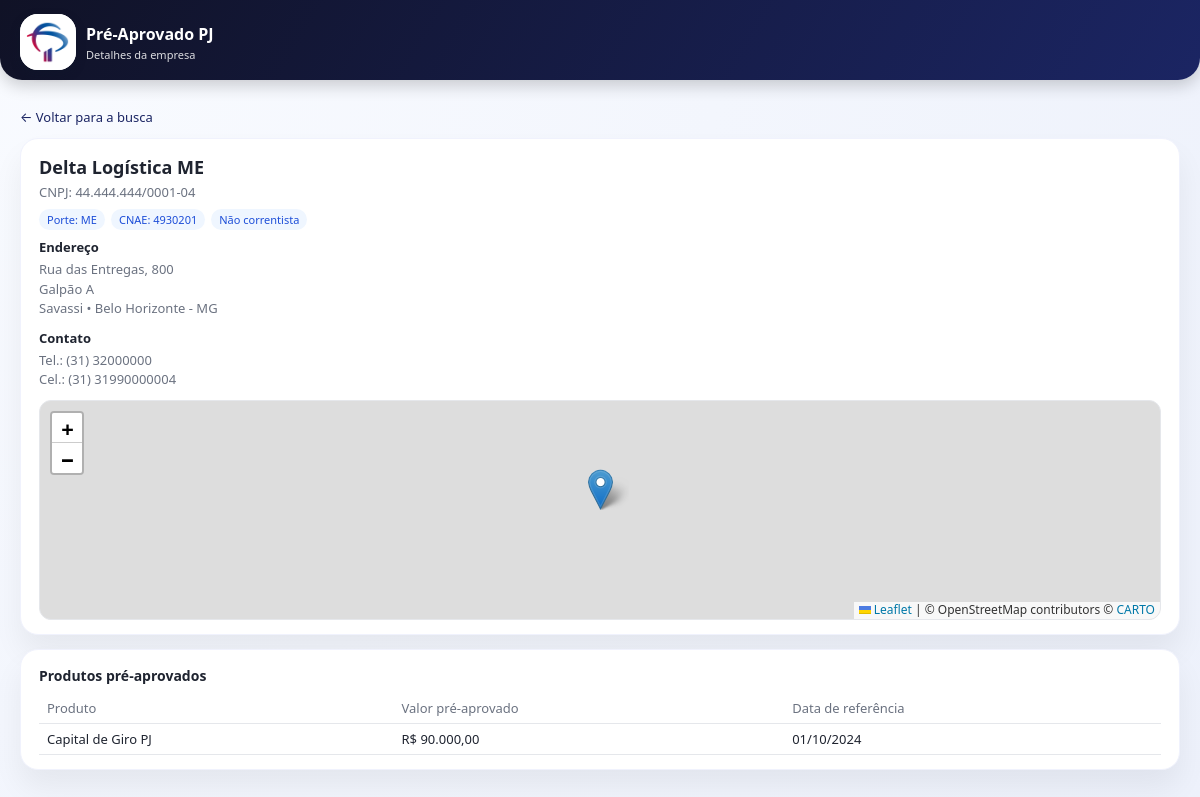
The page /detalhes.php?cnpj=44444444000104 on the database its author committed.
### tables this page shows
CREATE TABLE `d_empresas` (
  `cnpj` char(14) NOT NULL,
  `razao_social` varchar(200) NOT NULL,
  `porte` varchar(50) NOT NULL,
  `estado` char(2) DEFAULT NULL,
  `cidade` varchar(120) DEFAULT NULL,
  `bairro` varchar(120) DEFAULT NULL,
  `cod_cnae` varchar(10) DEFAULT NULL,
  `cnae` varchar(255) DEFAULT NULL,
  `rua` varchar(200) DEFAULT NULL,
  `numero` varchar(20) DEFAULT NULL,
  `complemento` varchar(100) DEFAULT NULL,
  `DDD` varchar(20) DEFAULT NULL,
  `telefone` varchar(20) DEFAULT NULL,
  `celular` varchar(20) DEFAULT NULL,
  `latitude` varchar(50) DEFAULT NULL,
  `longitude` varchar(50) DEFAULT NULL,
  `criado_em` datetime NOT NULL DEFAULT CURRENT_TIMESTAMP,
  `atualizado_em` datetime NOT NULL DEFAULT CURRENT_TIMESTAMP ON UPDATE CURRENT_TIMESTAMP,
  `cep` varchar(100) DEFAULT NULL,
  `cd_cnae` int(11) DEFAULT NULL,
  `email` varchar(150) DEFAULT NULL,
  PRIMARY KEY (`cnpj`),
  KEY `idx_empresas_estado_cidade` (`estado`,`cidade`),
  KEY `idx_empresas_razao` (`razao_social`(191)),
  KEY `idx_empresas_uf_cidade_bairro` (`estado`,`cidade`,`bairro`)
);

CREATE TABLE `f_preaprovados` (
  `id` bigint(20) NOT NULL AUTO_INCREMENT,
  `cnpj` char(14) NOT NULL,
  `data_referencia` date NOT NULL,
  `id_produto` int(11) NOT NULL,
  `valor_pre_aprovado` decimal(18,2) NOT NULL,
  `criado_em` datetime NOT NULL DEFAULT CURRENT_TIMESTAMP,
  `atualizado_em` datetime NOT NULL DEFAULT CURRENT_TIMESTAMP ON UPDATE CURRENT_TIMESTAMP,
  `DATA_HOJE` varchar(50) DEFAULT NULL,
  `produto` varchar(50) DEFAULT NULL,
  PRIMARY KEY (`id`),
  UNIQUE KEY `uk_f_pre_empresa_produto_data` (`cnpj`,`id_produto`,`data_referencia`),
  KEY `idx_f_pre_cnpj_data` (`cnpj`,`data_referencia`),
  KEY `idx_f_pre_produto` (`id_produto`),
  KEY `idx_f_preaprovados_cnpj_produto` (`cnpj`,`id_produto`),
  KEY `idx_f_preaprovados_produto_valor` (`id_produto`,`valor_pre_aprovado`),
  KEY `idx_f_preaprovados_produtos` (`cnpj`),
  CONSTRAINT `fk_f_pre_empresa` FOREIGN KEY (`cnpj`) REFERENCES `d_empresas` (`cnpj`),
  CONSTRAINT `fk_f_pre_produto` FOREIGN KEY (`id_produto`) REFERENCES `d_produtos` (`id`)
);

CREATE TABLE `d_produtos` (
  `id` int(11) NOT NULL AUTO_INCREMENT,
  `nome` varchar(150) NOT NULL,
  `ordem` int(11) NOT NULL,
  PRIMARY KEY (`id`)
);

### detalhes.php (the view, shortened to what this page needs)
<?php
$host = 'localhost';
$db   = 'PreAprovados';
$user = 'root';
$pass = '';
$charset = 'utf8mb4';
$mysqli = new mysqli($host, $user, $pass, $db);
$mysqli->set_charset($charset);
$cnpjParam = isset($_GET['cnpj']) ? $_GET['cnpj'] : '';
$cnpjLimpo = preg_replace('/\D/', '', $cnpjParam);
$sqlEmpresa = "
    SELECT
      cnpj,
      razao_social,
      porte,
      estado,
      cidade,
      bairro,
      rua,
      numero,
      complemento,
      ddd,
      celular,
      telefone,
      cod_cnae,
      cnae,
      latitude,
      longitude
    FROM d_empresas
    WHERE REPLACE(cnpj, '.', '') = ? OR cnpj = ?
    LIMIT 1
";
$stmtEmp = $mysqli->prepare($sqlEmpresa);
$stmtEmp->bind_param('ss', $cnpjLimpo, $cnpjLimpo);
$stmtEmp->execute();
$resEmp = $stmtEmp->get_result();
$empresa = $resEmp->fetch_assoc();
$sqlProd = "
    SELECT
      p.nome AS produto_nome,
      f.valor_pre_aprovado,
      f.data_referencia AS data_pre_aprovado
    FROM f_preAprovados f
    JOIN d_produtos p ON p.id = f.id_produto
    WHERE f.cnpj = ?
    ORDER BY p.ordem, p.nome
";
$stmtProd = $mysqli->prepare($sqlProd);
$stmtProd->bind_param('s', $empresa['cnpj']);
$stmtProd->execute();
$resProd = $stmtProd->get_result();
$produtos = [];
while ($row = $resProd->fetch_assoc()) {
    $produtos[] = $row;
}
$latitude  = isset($empresa['latitude']) ? trim($empresa['latitude']) : '';
$longitude = isset($empresa['longitude']) ? trim($empresa['longitude']) : '';
$temCoordenadas = ($latitude !== '' && $longitude !== '');
function formatarCnpj($cnpj) {
    $n = preg_replace('/\D/', '', $cnpj);
    if (strlen($n) === 14) {
        return substr($n,0,2).'.'.substr($n,2,3).'.'.substr($n,5,3).'/'.substr($n,8,4).'-'.substr($n,12,2);
    }
    return $cnpj;
}
function formatarTelefone($ddd, $tel) {
    $ddd = trim($ddd);
    $tel = preg_replace('/\D/', '', $tel);
    if ($ddd !== '') {
        return "($ddd) " . $tel;
    }
    return $tel;
}
function formatarData($data) {
    $ts = strtotime($data);
    return date('d/m/Y', $ts);
}
function formatarMoeda($valor) {
    return 'R$ ' . number_format((float)$valor, 2, ',', '.');
}
?>
<!DOCTYPE html>
<html lang="pt-BR">
<head>
  <link rel="stylesheet" href="style.css" />
  <link
    rel="stylesheet"
    href="https://unpkg.com/leaflet@1.9.4/dist/leaflet.css"
  />
</head>
<body>
  <header class="app-header">
    <div class="app-header-inner">
      <div class="brand">
        <div class="brand-logo">
          <img src="img/icone3.png" alt="Pré-Aprovado PJ" />
        </div>
        <div class="brand-text">
          <div class="brand-title">Pré-Aprovado PJ</div>
          <div class="brand-subtitle">Detalhes da empresa</div>
        </div>
      </div>
    </div>
  </header>
  <main class="app-shell">
    <a href="index.php" class="back-link">← Voltar para a busca</a>
    <section class="card">
      <div class="details-header">
        <div class="details-name">
          <?php echo htmlspecialchars($empresa['razao_social']); ?>
        </div>
        <div class="details-cnpj">
          CNPJ: <?php echo htmlspecialchars(formatarCnpj($empresa['cnpj'])); ?>
        </div>
        <div class="details-tags">
          <?php if (!empty($empresa['porte'])): ?>
            <span class="tag-pill">Porte: <?php echo htmlspecialchars($empresa['porte']); ?></span>
          <?php endif; ?>
          <?php if (!empty($empresa['cod_cnae'])): ?>
            <span class="tag-pill">
              CNAE: <?php echo htmlspecialchars($empresa['cod_cnae']); ?>
            </span>
          <?php endif; ?>
          <span class="tag-pill">Não correntista</span>
        </div>
      </div>
      <div class="details-grid">
        <div>
          <div class="details-block-title">Endereço</div>
          <p class="details-text">
            <?php
              $linha1 = trim(($empresa['rua'] ?? '') . ', ' . ($empresa['numero'] ?? ''));
              $linha2 = trim(($empresa['bairro'] ?? '') . ' • ' . ($empresa['cidade'] ?? '') . ' - ' . ($empresa['estado'] ?? ''));
              if ($linha1 !== '') {
                  echo htmlspecialchars($linha1) . '<br />';
              }
              if (!empty($empresa['complemento'])) {
                  echo htmlspecialchars($empresa['complemento']) . '<br />';
              }
              echo htmlspecialchars($linha2);
            ?>
          </p>
          <div style="margin-top:10px;">
            <div class="details-block-title">Contato</div>
            <p class="details-text">
              <?php
                $tel = formatarTelefone($empresa['ddd'], $empresa['telefone']);
                $cel = formatarTelefone($empresa['ddd'], $empresa['celular']);
                if ($tel !== '') {
                    echo 'Tel.: ' . htmlspecialchars($tel) . '<br />';
                }
                if ($cel !== '') {
                    echo 'Cel.: ' . htmlspecialchars($cel);
                }
              ?>
            </p>
          </div>
        </div>
      </div>
      <?php if ($temCoordenadas): ?>
        <div id="map" class="map-container"></div>
      <?php endif; ?>
    </section>
    <section class="card" style="margin-top:14px;">
      <div class="side-card-title">Produtos pré-aprovados</div>
      <?php if (empty($produtos)): ?>
        <p class="empty-state">
          Nenhum produto pré-aprovado cadastrado para esta empresa.
        </p>
      <?php else: ?>
        <table class="table-produtos">
          <thead>
            <tr>
              <th>Produto</th>
              <th>Valor pré-aprovado</th>
              <th>Data de referência</th>
            </tr>
          </thead>
          <tbody>
            <?php foreach ($produtos as $p): ?>
              <tr>
                <td><?php echo htmlspecialchars($p['produto_nome']); ?></td>
                <td><?php echo htmlspecialchars(formatarMoeda($p['valor_pre_aprovado'])); ?></td>
                <td><?php echo htmlspecialchars(formatarData($p['data_pre_aprovado'])); ?></td>
              </tr>
            <?php endforeach; ?>
          </tbody>
        </table>
      <?php endif; ?>
    </section>
  </main>
</body>
</html>

### style.css (style rules this page uses)
:root { --bradesco-red: #cc092f; --bradesco-red-soft: #ffedf1; --bradesco-dark: #101226; --bradesco-blue: #1b2563; --bradesco-bg: #f3f5fb; --card-bg: #ffffff; --text-main: #1f2430; --text-muted: #6b7280; --border-soft: #e2e4ec; --radius-lg: 18px; --radius-md: 12px; --shadow-soft: 0 18px 30px rgba(0, 0, 0, 0.06); --field-height: 40px; }
* { box-sizing: border-box; margin: 0; padding: 0; font-family: system-ui, -apple-system, BlinkMacSystemFont, "Segoe UI", sans-serif; }
body { background: radial-gradient(circle at top left, #f9fbff, #edf1fb); color: var(--text-main); min-height: 100vh; }
.app-shell { max-width: 1280px; margin: 0 auto; padding: 12px 20px 32px; }
.app-header { position: sticky; top: 0; z-index: 20; background: linear-gradient(120deg, var(--bradesco-dark), var(--bradesco-blue)); color: #fff; padding: 14px 0 10px; margin-bottom: 4px; box-shadow: 0 6px 16px rgba(0, 0, 0, 0.18); border-radius: 0 0 22px 22px; }
.app-header-inner { max-width: 1280px; margin: 0 auto; padding: 0 20px; display: flex; align-items: center; justify-content: flex-start; }
.brand { display: flex; align-items: center; gap: 10px; }
.brand-logo { width: 56px; height: 56px; border-radius: 18px; background: #ffffff; display: flex; align-items: center; justify-content: center; overflow: hidden; box-shadow: 0 4px 10px rgba(15, 23, 42, 0.35); }
.brand-logo img { width: 100%; height: 100%; object-fit: cover; }
.brand-text { display: flex; flex-direction: column; gap: 2px; }
.brand-title { font-size: 16px; font-weight: 600; }
.brand-subtitle { font-size: 11px; opacity: 0.85; }
.card { background: var(--card-bg); border-radius: var(--radius-lg); padding: 16px 18px 14px; box-shadow: var(--shadow-soft); border: 1px solid #f0f2fd; }
.side-card-title { font-size: 14px; font-weight: 600; margin-bottom: 6px; }
.back-link { display: inline-flex; align-items: center; gap: 6px; font-size: 13px; color: var(--bradesco-blue); text-decoration: none; margin: 12px 0; }
.details-header { display: flex; flex-direction: column; gap: 4px; margin-bottom: 8px; }
.details-name { font-size: 18px; font-weight: 600; }
.details-cnpj { font-size: 13px; color: var(--text-muted); }
.details-tags { display: flex; flex-wrap: wrap; gap: 6px; margin-top: 4px; }
.tag-pill { font-size: 11px; padding: 3px 8px; border-radius: 999px; background: #eff6ff; color: #1d4ed8; }
.details-grid { display: grid; grid-template-columns: minmax(0, 1fr); gap: 12px; margin-top: 8px; }
.details-block-title { font-size: 13px; font-weight: 600; margin-bottom: 4px; }
.details-text { font-size: 13px; color: var(--text-muted); line-height: 1.5; }
.table-produtos { width: 100%; border-collapse: collapse; margin-top: 8px; font-size: 13px; }
.table-produtos th, .table-produtos td { padding: 6px 8px; border-bottom: 1px solid #e5e7eb; }
.table-produtos th { text-align: left; color: var(--text-muted); font-weight: 500; }
.map-container { margin-top: 10px; width: 100%; height: 220px; border-radius: var(--radius-md); overflow: hidden; border: 1px solid #e5e7eb; }

### rows shown on the page
d_empresas: razao_social "Delta Logística ME", cnpj "44.444.444/0001-04", porte "ME", cod_cnae "4930201", linha1 "Rua das Entregas, 800", complemento "Galpão A", linha2 "Savassi • Belo Horizonte - MG", cel "(31) 31990000004"
f_preaprovados: id_produto.nome "Capital de Giro PJ", valor_pre_aprovado "R$ 90.000,00", data_referencia "01/10/2024"

### other values the page prints
$tel "(31) 32000000"
